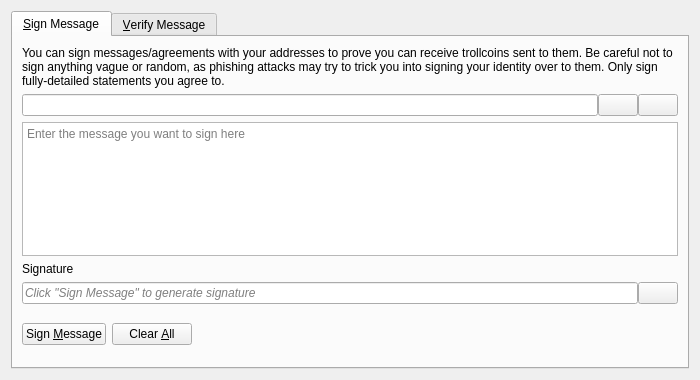
<?xml version="1.0" encoding="UTF-8"?>
<ui version="4.0">
 <class>SignVerifyMessageDialog</class>
 <widget class="QDialog" name="SignVerifyMessageDialog">
  <property name="geometry">
   <rect>
    <x>0</x>
    <y>0</y>
    <width>700</width>
    <height>380</height>
   </rect>
  </property>
  <property name="windowTitle">
   <string>Signatures - Sign / Verify a Message</string>
  </property>
  <property name="modal">
   <bool>true</bool>
  </property>
  <layout class="QVBoxLayout" name="verticalLayout">
   <item>
    <widget class="QTabWidget" name="tabWidget">
     <property name="currentIndex">
      <number>0</number>
     </property>
     <widget class="QWidget" name="tabSignMessage">
      <attribute name="title">
       <string>&amp;Sign Message</string>
      </attribute>
      <layout class="QVBoxLayout" name="verticalLayout_SM">
       <item>
        <widget class="QLabel" name="infoLabel_SM">
         <property name="text">
          <string>You can sign messages/agreements with your addresses to prove you can receive trollcoins sent to them. Be careful not to sign anything vague or random, as phishing attacks may try to trick you into signing your identity over to them. Only sign fully-detailed statements you agree to.</string>
         </property>
         <property name="textFormat">
          <enum>Qt::PlainText</enum>
         </property>
         <property name="wordWrap">
          <bool>true</bool>
         </property>
        </widget>
       </item>
       <item>
        <layout class="QHBoxLayout" name="horizontalLayout_1_SM">
         <property name="spacing">
          <number>0</number>
         </property>
         <item>
          <widget class="QValidatedLineEdit" name="addressIn_SM">
           <property name="toolTip">
            <string>The TrollCoin address to sign the message with</string>
           </property>
          </widget>
         </item>
         <item>
          <widget class="QPushButton" name="addressBookButton_SM">
           <property name="toolTip">
            <string>Choose previously used address</string>
           </property>
           <property name="text">
            <string/>
           </property>
           <property name="icon">
            <iconset resource="../bitcoin.qrc">
             <normaloff>:/icons/address-book</normaloff>:/icons/address-book</iconset>
           </property>
           <property name="shortcut">
            <string>Alt+A</string>
           </property>
           <property name="autoDefault">
            <bool>false</bool>
           </property>
          </widget>
         </item>
         <item>
          <widget class="QPushButton" name="pasteButton_SM">
           <property name="toolTip">
            <string>Paste address from clipboard</string>
           </property>
           <property name="text">
            <string/>
           </property>
           <property name="icon">
            <iconset resource="../bitcoin.qrc">
             <normaloff>:/icons/editpaste</normaloff>:/icons/editpaste</iconset>
           </property>
           <property name="shortcut">
            <string>Alt+P</string>
           </property>
           <property name="autoDefault">
            <bool>false</bool>
           </property>
          </widget>
         </item>
        </layout>
       </item>
       <item>
        <widget class="QPlainTextEdit" name="messageIn_SM">
         <property name="toolTip">
          <string>Enter the message you want to sign here</string>
         </property>
         <property name="placeholderText">
          <string>Enter the message you want to sign here</string>
         </property>
        </widget>
       </item>
       <item>
        <widget class="QLabel" name="signatureLabel_SM">
         <property name="text">
          <string>Signature</string>
         </property>
         <property name="textFormat">
          <enum>Qt::PlainText</enum>
         </property>
        </widget>
       </item>
       <item>
        <layout class="QHBoxLayout" name="horizontalLayout_2_SM">
         <property name="spacing">
          <number>0</number>
         </property>
         <item>
          <widget class="QLineEdit" name="signatureOut_SM">
           <property name="placeholderText">
            <string>Click "Sign Message" to generate signature</string>
           </property>
           <property name="font">
            <font>
             <italic>true</italic>
            </font>
           </property>
           <property name="readOnly">
            <bool>true</bool>
           </property>
          </widget>
         </item>
         <item>
          <widget class="QPushButton" name="copySignatureButton_SM">
           <property name="toolTip">
            <string>Copy the current signature to the system clipboard</string>
           </property>
           <property name="text">
            <string/>
           </property>
           <property name="icon">
            <iconset resource="../bitcoin.qrc">
             <normaloff>:/icons/editcopy</normaloff>:/icons/editcopy</iconset>
           </property>
           <property name="autoDefault">
            <bool>false</bool>
           </property>
          </widget>
         </item>
        </layout>
       </item>
       <item>
        <layout class="QHBoxLayout" name="horizontalLayout_3_SM">
         <item>
          <widget class="QPushButton" name="signMessageButton_SM">
           <property name="toolTip">
            <string>Sign the message to prove you own this TrollCoin address</string>
           </property>
           <property name="text">
            <string>Sign &amp;Message</string>
           </property>
           <property name="icon">
            <iconset resource="../bitcoin.qrc">
             <normaloff>:/icons/edit</normaloff>:/icons/edit</iconset>
           </property>
           <property name="autoDefault">
            <bool>false</bool>
           </property>
          </widget>
         </item>
         <item>
          <widget class="QPushButton" name="clearButton_SM">
           <property name="toolTip">
            <string>Reset all sign message fields</string>
           </property>
           <property name="text">
            <string>Clear &amp;All</string>
           </property>
           <property name="icon">
            <iconset resource="../bitcoin.qrc">
             <normaloff>:/icons/remove</normaloff>:/icons/remove</iconset>
           </property>
           <property name="autoDefault">
            <bool>false</bool>
           </property>
          </widget>
         </item>
         <item>
          <spacer name="horizontalSpacer_1_SM">
           <property name="orientation">
            <enum>Qt::Horizontal</enum>
           </property>
           <property name="sizeHint" stdset="0">
            <size>
             <width>40</width>
             <height>48</height>
            </size>
           </property>
          </spacer>
         </item>
         <item>
          <widget class="QLabel" name="statusLabel_SM">
           <property name="font">
            <font>
             <weight>75</weight>
             <bold>true</bold>
            </font>
           </property>
           <property name="text">
            <string/>
           </property>
           <property name="wordWrap">
            <bool>true</bool>
           </property>
          </widget>
         </item>
         <item>
          <spacer name="horizontalSpacer_2_SM">
           <property name="orientation">
            <enum>Qt::Horizontal</enum>
           </property>
           <property name="sizeHint" stdset="0">
            <size>
             <width>40</width>
             <height>48</height>
            </size>
           </property>
          </spacer>
         </item>
        </layout>
       </item>
      </layout>
     </widget>
     <widget class="QWidget" name="tabVerifyMessage">
      <attribute name="title">
       <string>&amp;Verify Message</string>
      </attribute>
      <layout class="QVBoxLayout" name="verticalLayout_VM">
       <item>
        <widget class="QLabel" name="infoLabel_VM">
         <property name="text">
          <string>Enter the receiver's address, message (ensure you copy line breaks, spaces, tabs, etc. exactly) and signature below to verify the message. Be careful not to read more into the signature than what is in the signed message itself, to avoid being tricked by a man-in-the-middle attack. Note that this only proves the signing party receives with the address, it cannot prove sendership of any transaction!</string>
         </property>
         <property name="textFormat">
          <enum>Qt::PlainText</enum>
         </property>
         <property name="alignment">
          <set>Qt::AlignLeading|Qt::AlignLeft|Qt::AlignTop</set>
         </property>
         <property name="wordWrap">
          <bool>true</bool>
         </property>
        </widget>
       </item>
       <item>
        <layout class="QHBoxLayout" name="horizontalLayout_1_VM">
         <property name="spacing">
          <number>0</number>
         </property>
         <item>
          <widget class="QValidatedLineEdit" name="addressIn_VM">
           <property name="toolTip">
            <string>The TrollCoin address the message was signed with</string>
           </property>
          </widget>
         </item>
         <item>
          <widget class="QPushButton" name="addressBookButton_VM">
           <property name="toolTip">
            <string>Choose previously used address</string>
           </property>
           <property name="text">
            <string/>
           </property>
           <property name="icon">
            <iconset resource="../bitcoin.qrc">
             <normaloff>:/icons/address-book</normaloff>:/icons/address-book</iconset>
           </property>
           <property name="shortcut">
            <string>Alt+A</string>
           </property>
           <property name="autoDefault">
            <bool>false</bool>
           </property>
          </widget>
         </item>
        </layout>
       </item>
       <item>
        <widget class="QPlainTextEdit" name="messageIn_VM">
          <property name="toolTip">
            <string>The signed message to verify</string>
          </property>
          <property name="placeholderText">
            <string>The signed message to verify</string>
          </property>
        </widget>
       </item>
       <item>
        <widget class="QValidatedLineEdit" name="signatureIn_VM">
          <property name="toolTip">
            <string>The signature given when the message was signed</string>
          </property>
          <property name="placeholderText">
            <string>The signature given when the message was signed</string>
          </property>
        </widget>
       </item>
       <item>
        <layout class="QHBoxLayout" name="horizontalLayout_2_VM">
         <item>
          <widget class="QPushButton" name="verifyMessageButton_VM">
           <property name="toolTip">
            <string>Verify the message to ensure it was signed with the specified TrollCoin address</string>
           </property>
           <property name="text">
            <string>Verify &amp;Message</string>
           </property>
           <property name="icon">
            <iconset resource="../bitcoin.qrc">
             <normaloff>:/icons/transaction_0</normaloff>:/icons/transaction_0</iconset>
           </property>
           <property name="autoDefault">
            <bool>false</bool>
           </property>
          </widget>
         </item>
         <item>
          <widget class="QPushButton" name="clearButton_VM">
           <property name="toolTip">
            <string>Reset all verify message fields</string>
           </property>
           <property name="text">
            <string>Clear &amp;All</string>
           </property>
           <property name="icon">
            <iconset resource="../bitcoin.qrc">
             <normaloff>:/icons/remove</normaloff>:/icons/remove</iconset>
           </property>
           <property name="autoDefault">
            <bool>false</bool>
           </property>
          </widget>
         </item>
         <item>
          <spacer name="horizontalSpacer_1_VM">
           <property name="orientation">
            <enum>Qt::Horizontal</enum>
           </property>
           <property name="sizeHint" stdset="0">
            <size>
             <width>40</width>
             <height>48</height>
            </size>
           </property>
          </spacer>
         </item>
         <item>
          <widget class="QLabel" name="statusLabel_VM">
           <property name="font">
            <font>
             <weight>75</weight>
             <bold>true</bold>
            </font>
           </property>
           <property name="text">
            <string/>
           </property>
           <property name="wordWrap">
            <bool>true</bool>
           </property>
          </widget>
         </item>
         <item>
          <spacer name="horizontalSpacer_2_VM">
           <property name="orientation">
            <enum>Qt::Horizontal</enum>
           </property>
           <property name="sizeHint" stdset="0">
            <size>
             <width>40</width>
             <height>48</height>
            </size>
           </property>
          </spacer>
         </item>
        </layout>
       </item>
      </layout>
     </widget>
    </widget>
   </item>
  </layout>
 </widget>
 <customwidgets>
  <customwidget>
   <class>QValidatedLineEdit</class>
   <extends>QLineEdit</extends>
   <header>qt/qvalidatedlineedit.h</header>
  </customwidget>
 </customwidgets>
 <resources>
  <include location="../bitcoin.qrc"/>
 </resources>
 <connections/>
</ui>
